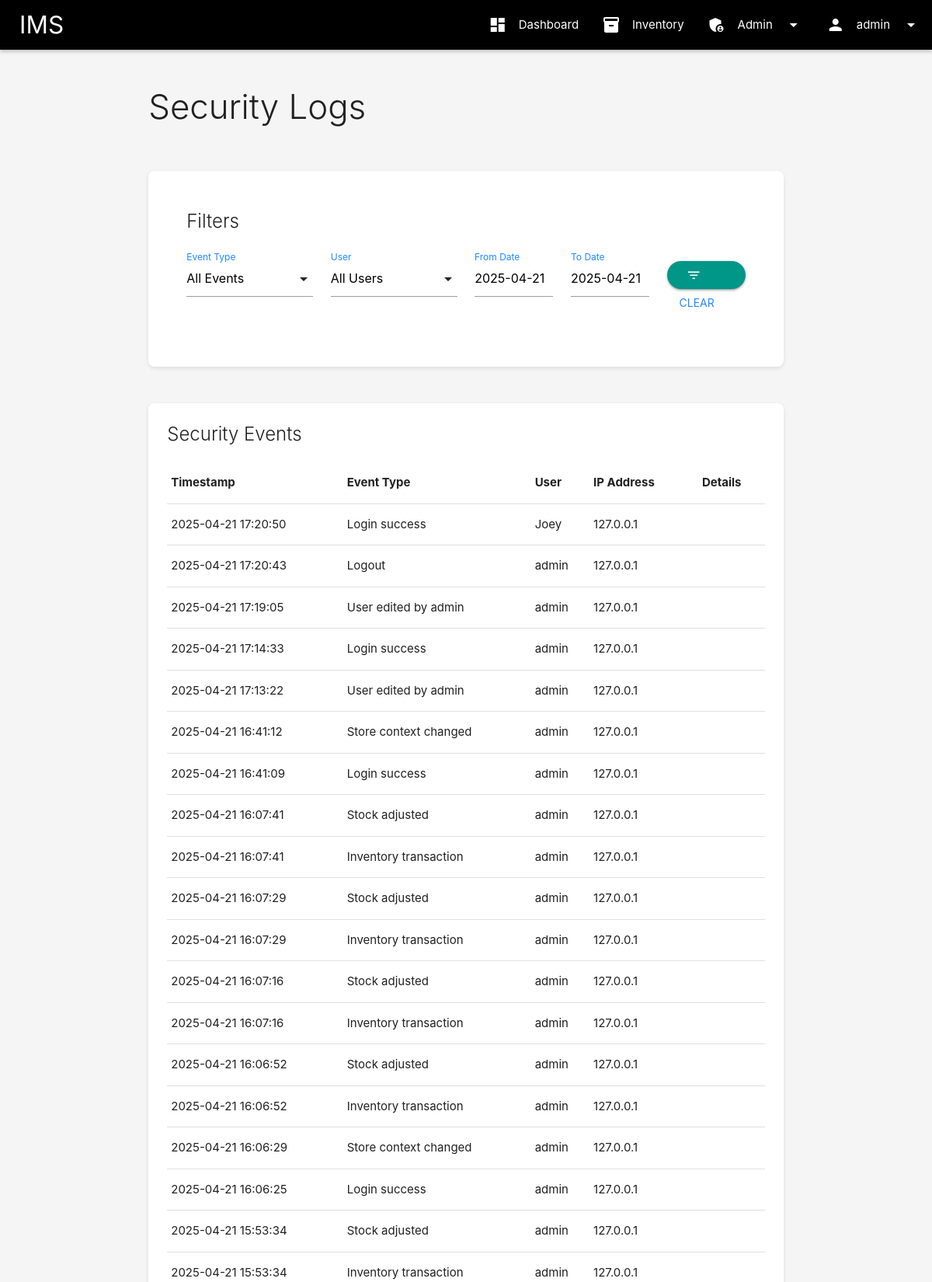
The page /admin/security-logs (signed in, upper part) on the database its author committed.
### app/models/user.py (models this page shows, shortened)
class User(UserMixin, db.Model):
    __tablename__ = 'users'
    id = db.Column(db.Integer, primary_key=True)
    username = db.Column(db.String(64), unique=True, nullable=False, index=True)
    password_hash = db.Column(db.String(256), nullable=False)
    _role = db.Column('role', db.String(20), nullable=False, default=UserRole.USER.value)
    failed_login_attempts = db.Column(db.Integer, default=0)
    last_login_attempt_time = db.Column(db.DateTime, nullable=True)
    is_locked = db.Column(db.Boolean, default=False)
    password_last_changed = db.Column(db.DateTime, default=datetime.utcnow)
    created_at = db.Column(db.DateTime, default=datetime.utcnow)
    updated_at = db.Column(db.DateTime, default=datetime.utcnow, onupdate=datetime.utcnow)
    password_history = db.relationship('PasswordHistory', backref='user', lazy='dynamic')
    transactions = db.relationship('Transaction', backref='user', lazy='dynamic')
    security_logs = db.relationship('SecurityLog', backref='user', lazy='dynamic')
    stores = db.relationship('Store',
                            secondary=user_stores,
                            lazy='subquery',
                            backref=db.backref('users', lazy=True))
    @property
    def role(self):
        for role_enum in UserRole:
            if role_enum.value == self._role:
                return role_enum
        return None
    @role.setter
    def role(self, value):
        if isinstance(value, UserRole):
            self._role = value.value
        elif isinstance(value, str):
            valid_values = [r.value for r in UserRole]
            if value in valid_values:
                self._role = value
            else:
                raise ValueError(f"Invalid role value: {value}. Valid values: {valid_values}")
        else:
            raise TypeError(f"Expected UserRole enum or string, got {type(value)}")

### app/models/security_log.py (models this page shows, shortened)
class SecurityLog(db.Model):
    __tablename__ = 'security_logs'
    id = db.Column(db.Integer, primary_key=True)
    timestamp = db.Column(db.DateTime, default=datetime.utcnow)
    user_id = db.Column(db.Integer, db.ForeignKey('users.id'), nullable=True)
    ip_address = db.Column(db.String(45), nullable=False)  # Support for IPv6 addresses
    event_type = db.Column(db.String(50), nullable=False)
    description = db.Column(db.Text, nullable=True)

### app/blueprints/admin/routes.py (the view, shortened to what this page needs)
@admin_bp.route('/security-logs')
@login_required
@admin_required
def security_logs():
    event_type = request.args.get('event_type')
    user_id = request.args.get('user_id')
    date_from = request.args.get('date_from')
    date_to = request.args.get('date_to')
    query = SecurityLog.query
    if event_type:
        query = query.filter_by(event_type=event_type)
    if user_id and user_id.isdigit():
        query = query.filter_by(user_id=int(user_id))
    if date_from:
        try:
            date_from_obj = datetime.strptime(date_from, '%Y-%m-%d')
            query = query.filter(SecurityLog.timestamp >= date_from_obj)
        except ValueError:
            flash('Invalid date format for From Date.', 'warning')
    logs = query.order_by(SecurityLog.timestamp.desc()).paginate(
        page=request.args.get('page', 1, type=int),
        per_page=50,
        error_out=False
    )
    event_types = db.session.query(SecurityLog.event_type).distinct().all()
    event_types = [et[0] for et in event_types]
    users = User.query.all()
    return render_template(
        'admin/security_logs.html',
        title='Security Logs',
        logs=logs,
        event_types=event_types,
        users=users,
        selected_event_type=event_type,
        selected_user_id=user_id,
        date_from=date_from,
        date_to=date_to,
        max=max,  # Add built-in max function to the template context
        min=min   # Add built-in min function to the template context
    )

### app/utils/auth.py (called while the page is built)
def admin_required(f):
    @wraps(f)
    def decorated_function(*args, **kwargs):
        if not current_user.is_authenticated or current_user.role != UserRole.ADMIN_GLOBAL:
            log_security_event('unauthorized_access_attempt',
                              f"User attempted to access admin-only resource: {request.path}")
            abort(403)  # Forbidden
        return f(*args, **kwargs)
    return decorated_function

### app/templates/admin/security_logs.html (shortened to what this page needs)
{% extends 'base.html' %}
{% block content %}
<div class="row">
    <div class="col s12">
        <h3 class="page-title">Security Logs</h3>
    </div>
</div>
<div class="row">
    <div class="col s12">
        <div class="card filter-section">
            <div class="card-content">
                <span class="card-title">Filters</span>
                <form method="GET" action="{{ url_for('admin.security_logs') }}">
                    <div class="row mb-0">
                        <div class="input-field col s12 m3">
                            <label for="event_type">Event Type</label>
                        </div>
                        <div class="input-field col s12 m3">
                            <label for="user_id">User</label>
                        </div>
                        <div class="input-field col s12 m2">
                            <input type="text" id="date_from" name="date_from" class="datepicker" value="{{ date_from }}">
                            <label for="date_from">From Date</label>
                        </div>
                        <div class="input-field col s12 m2">
                            <input type="text" id="date_to" name="date_to" class="datepicker" value="{{ date_to }}">
                            <label for="date_to">To Date</label>
                        </div>
                        <div class="input-field col s12 m2">
                            <button type="submit" class="btn waves-effect waves-light teal">
                                <i class="material-icons left">filter_list</i> Apply
                            </button>
                            <a href="{{ url_for('admin.security_logs') }}" class="btn-flat waves-effect">Clear</a>
                        </div>
                    </div>
                </form>
            </div>
        </div>
    </div>
</div>
<div class="row">
    <div class="col s12">
        <div class="card">
            <div class="card-content">
                <span class="card-title">Security Events</span>
                <div class="table-container">
                    <table class="highlight responsive-table">
                        <thead>
                            <tr>
                                <th>Timestamp</th>
                                <th>Event Type</th>
                                <th>User</th>
                                <th>IP Address</th>
                                <th>Details</th>
                            </tr>
                        </thead>
                        <tbody>
                            {% for log in logs.items %}
                            <tr>
                                <td>{{ log.timestamp.strftime('%Y-%m-%d %H:%M:%S') }}</td>
                                <td>{{ log.event_type.replace('_', ' ').capitalize() }}</td>
                                <td>
                                    {% if log.user %}
                                        {{ log.user.username }}
                                    {% else %}
                                        -
                                    {% endif %}
                                </td>
                                <td>{{ log.ip_address }}</td>
                                <td>{{ log.details }}</td>
                            </tr>
                            {% else %}
                            <tr>
                                <td colspan="5" class="center-align">No security logs found matching the filter criteria</td>
                            </tr>
                            {% endfor %}
                        </tbody>
                    </table>
                </div>
            </div>
        </div>
    </div>
</div>
{% endblock %}

### app/templates/base.html (shortened to what this page needs)
<!DOCTYPE html>
<html lang="en">
<head>
    <link rel="stylesheet" href="https://cdnjs.cloudflare.com/ajax/libs/materialize/1.0.0/css/materialize.min.css">
    <link rel="stylesheet" href="{{ url_for('static', filename='css/style.css') }}">
</head>
<body class="grey lighten-4">
    <header>
        <div class="navbar-fixed">
            <nav class="black">
                <div class="nav-wrapper">
                    <a href="{{ url_for('main.index') }}" class="brand-logo">IMS</a>
                    {% if current_user.is_authenticated %}
                    <ul class="right hide-on-med-and-down">
                        <li><a href="{{ url_for('main.index') }}"><i class="material-icons left">dashboard</i>Dashboard</a></li>
                        <li><a href="{{ url_for('inventory.items') }}"><i class="material-icons left">inventory</i>Inventory</a></li>
                        {% if current_user.role.value in ['admin_global', 'partner_admin'] %}
                        <li>
                            <a class="dropdown-trigger" href="#!" data-target="admin-dropdown">
                                <i class="material-icons left">admin_panel_settings</i>Admin
                                <i class="material-icons right">arrow_drop_down</i>
                            </a>
                        </li>
                        {% endif %}
                        <li>
                            <a class="dropdown-trigger" href="#!" data-target="user-dropdown">
                                <i class="material-icons left">person</i>{{ current_user.username }}
                                <i class="material-icons right">arrow_drop_down</i>
                            </a>
                        </li>
                    </ul>
                    {% endif %}
                </div>
            </nav>
        </div>
    </header>
    <main class="container">
        {% block content %}{% endblock %}
    </main>
</body>
</html>

### app/static/css/style.css (style rules this page uses)
body { display: flex; min-height: 100vh; flex-direction: column; color: #212121; background-color: #f8f8f8; }
main { flex: 1 0 auto; padding: 20px 0; }
.brand-logo { margin-left: 10px; }
nav { box-shadow: 0 2px 5px rgba(0, 0, 0, 0.26); background-color: #212121; }
nav .brand-logo { padding-left: 15px; }
.card, .card-panel { border-radius: 8px; transition: box-shadow .25s; box-shadow: 0 2px 5px rgba(0,0,0,0.1); background-color: white; }
.card .card-content .card-title { margin-bottom: 20px; color: #212121; }
.table-container { overflow-x: auto; margin-bottom: 20px; }
.btn, .btn-large, .btn-small { border-radius: 50px; background-color: #2089ff; padding: 0 25px; }
.btn-flat { color: #2089ff; }
.input-field label { color: #2089ff; }
.filter-section { padding: 25px; margin-bottom: 20px; border-radius: 8px; background-color: #ffffff; }
.page-title { font-weight: 300; margin: 30px 0; color: #212121; }
.mb-0 { margin-bottom: 0; }

### rows shown on the page
User: username "admin"
SecurityLog: timestamp "2025-04-21 17:20:50", event_type.replace "Login success", user.username "Joey", ip_address "127.0.0.1"
SecurityLog: timestamp "2025-04-21 17:20:43", event_type.replace "Logout", user.username "admin", ip_address "127.0.0.1"
SecurityLog: timestamp "2025-04-21 17:19:05", event_type.replace "User edited by admin", user.username "admin", ip_address "127.0.0.1"
SecurityLog: timestamp "2025-04-21 17:14:33", event_type.replace "Login success", user.username "admin", ip_address "127.0.0.1"
SecurityLog: timestamp "2025-04-21 17:13:22", event_type.replace "User edited by admin", user.username "admin", ip_address "127.0.0.1"
SecurityLog: timestamp "2025-04-21 16:41:12", event_type.replace "Store context changed", user.username "admin", ip_address "127.0.0.1"
SecurityLog: timestamp "2025-04-21 16:41:09", event_type.replace "Login success", user.username "admin", ip_address "127.0.0.1"
SecurityLog: timestamp "2025-04-21 16:07:41", event_type.replace "Stock adjusted", user.username "admin", ip_address "127.0.0.1"
SecurityLog: timestamp "2025-04-21 16:07:41", event_type.replace "Inventory transaction", user.username "admin", ip_address "127.0.0.1"
SecurityLog: timestamp "2025-04-21 16:07:29", event_type.replace "Stock adjusted", user.username "admin", ip_address "127.0.0.1"
SecurityLog: timestamp "2025-04-21 16:07:29", event_type.replace "Inventory transaction", user.username "admin", ip_address "127.0.0.1"
SecurityLog: timestamp "2025-04-21 16:07:16", event_type.replace "Stock adjusted", user.username "admin", ip_address "127.0.0.1"
SecurityLog: timestamp "2025-04-21 16:07:16", event_type.replace "Inventory transaction", user.username "admin", ip_address "127.0.0.1"
SecurityLog: timestamp "2025-04-21 16:06:52", event_type.replace "Stock adjusted", user.username "admin", ip_address "127.0.0.1"
SecurityLog: timestamp "2025-04-21 16:06:52", event_type.replace "Inventory transaction", user.username "admin", ip_address "127.0.0.1"
SecurityLog: timestamp "2025-04-21 16:06:29", event_type.replace "Store context changed", user.username "admin", ip_address "127.0.0.1"
SecurityLog: timestamp "2025-04-21 16:06:25", event_type.replace "Login success", user.username "admin", ip_address "127.0.0.1"
SecurityLog: timestamp "2025-04-21 15:53:34", event_type.replace "Stock adjusted", user.username "admin", ip_address "127.0.0.1"
SecurityLog: timestamp "2025-04-21 15:53:34", event_type.replace "Inventory transaction", user.username "admin", ip_address "127.0.0.1"
